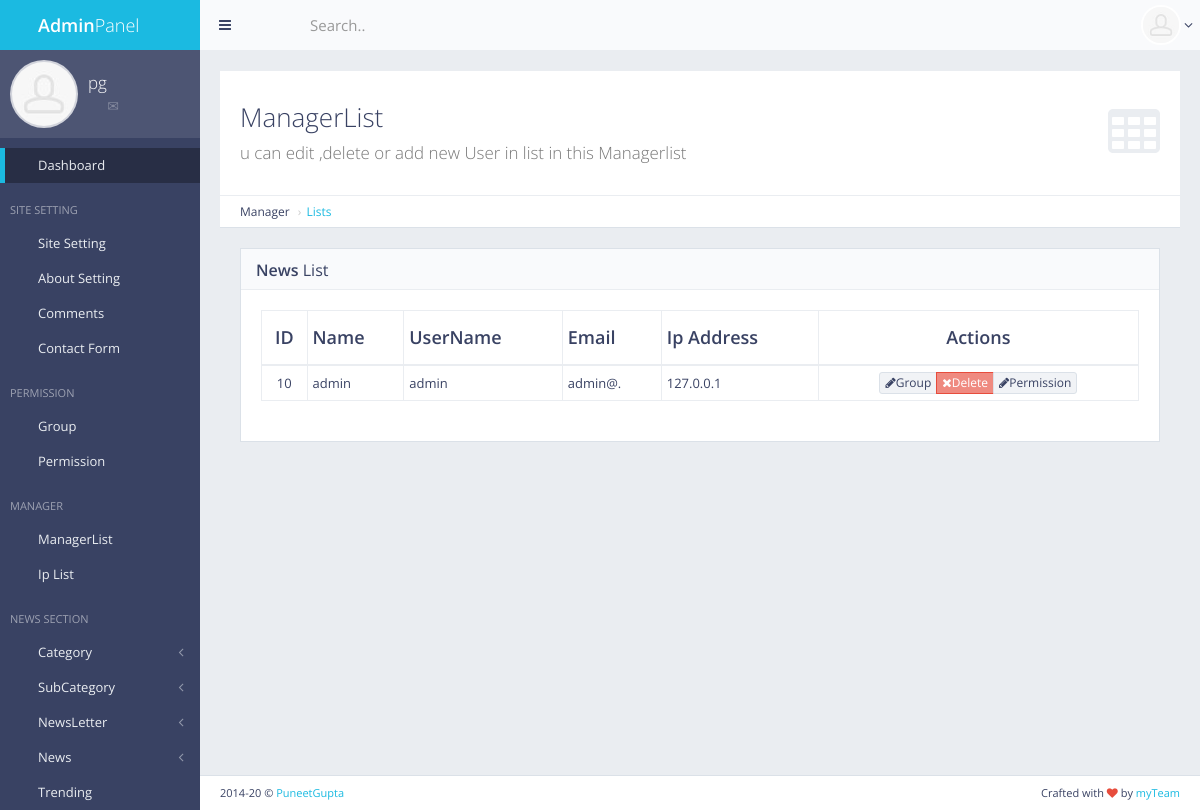
The page /panel/manager/list/ (signed in) on the database its author committed.
### manager/models.py (models this page shows, shortened)
class Manager(models.Model):
    name = models.CharField(default="",max_length=200)
    u_name = models.CharField(default="",max_length=100)
    e_mail = models.TextField()
    user_ip = models.CharField(max_length=15,default="")
    user_ip = models.TextField(default="")

### manager/views.py (the view)
# urls.py: url(r'^panel/manager/list/$', views.manager_list, name='manager_list'),
def manager_list(request):
    if not request.user.is_authenticated:
        return redirect('mylogin')
    perm = 0
    for i in request.user.groups.all():
        if i.name == 'masteruser':
            perm = 1
    if perm == 0:
        error_msg = "Access Denied !"
        return render(request,'back/error.html',{'error':error_msg})
    man_list = Manager.objects.all()
    return render(request,'back/manager_list.html',{'managerlist':man_list})

### main/templatetags/extra_auth.py (called while the page is built)
@register.filter(name = "has_group")
def has_group(user,gname):
    return user.groups.filter(name=gname).exists()

### main/templates/back/manager_list.html (shortened to what this page needs)
{% extends 'back/master.html' %}
{% load static %}
{% block mainblock %}
<div id="page-content">
    <div class="content-header">
        <div class="header-section">
            <h1>
                <i class="fa fa-table"></i>ManagerList<br><small>u can edit ,delete or add new User in list in this
                    Managerlist</small>
            </h1>
        </div>
    </div>
    <ul class="breadcrumb breadcrumb-top">
        <li>Manager</li>
        <li><a href="/panel/manager/list">Lists</a></li>
    </ul>
    <div class="block full">
        <div class="block-title">
            <h2><strong>News</strong> List</h2>
        </div>
        <div class="table-responsive">
            <table id="example-datatable" class="table table-vcenter table-condensed table-bordered">
                <thead>
                    <tr>
                        <th class="text-center">ID</th>
                        <th>Name</th>
                        <th>UserName</th>
                        <th>Email</th>
                        <th>Ip Address</th>
                        <th class="text-center">Actions</th>
                    </tr>
                </thead>
                <tbody>
                    {% for c in managerlist %}
                    <tr>
                        <td class="text-center">{{c.pk}}</td>
                        <td>{{c.name}}</td>
                        <td>{{c.u_name}}</td>
                        <td>{{c.e_mail}}</td>
                        <td>{{c.user_ip}}</td>
                        <td class="text-center">
                            <div class="btn-group">
                                <a href="{%url 'users_groups' pk=c.pk %}" data-toggle="tooltip" title="Edit"
                                    class="btn btn-xs btn-default"><i class="fa fa-pencil"></i>Group</a>
                                <a href="{%url 'manager_del' pk=c.pk %}" data-toggle="tooltip" title="Delete"
                                    class="btn btn-xs btn-danger"><i class="fa fa-times"></i>Delete</a>
                                <a href="{%url 'users_perms' pk=c.pk %}" data-toggle="tooltip" title="Permission"
                                    class="btn btn-xs btn-default"><i class="fa fa-pencil"></i>Permission</a>
                            </div>
                        </td>
                    </tr>
                    {% endfor %}
                </tbody>
            </table>
        </div>
    </div>
</div>
{% endblock %}

### main/templates/back/master.html (shortened to what this page needs)
<!DOCTYPE html>
{% load static %}
{% load extra_auth %}
{% if user.is_authenticated %}
<html class="no-js" lang="en">
<head>
    <link rel="stylesheet" href="{%static 'back/css/bootstrap.min.css'%}">
    <link rel="stylesheet" href="{%static 'back/css/plugins.css'%}">
    <link rel="stylesheet" href="{%static 'back/css/main.css'%}">
    <link rel="stylesheet" href="{%static 'back/css/themes.css'%}">
    <link rel="stylesheet" type="text/css" href="{%static 'front/css/myfile.css'%}">
</head>
<body>
    <div id="page-wrapper">
        <div id="page-container" class="sidebar-partial sidebar-visible-lg sidebar-no-animations">
            <div id="sidebar">
                <div id="sidebar-scroll">
                    <div class="sidebar-content">
                        <a href="/panel" class="sidebar-brand">
                            <i class="gi gi-flash"></i><span
                                class="sidebar-nav-mini-hide"><strong>Admin</strong>Panel</span>
                        </a>
                        <div class="sidebar-section sidebar-user clearfix sidebar-nav-mini-hide">
                            <div class="sidebar-user-avatar">
                                <a href="page_ready_user_profile.html">
                                    <img src="img/placeholders/avatars/avatar2.jpg" alt="avatar">
                                </a>
                            </div>
                            <div class="sidebar-user-name">{{request.user}}</div>
                            <div class="sidebar-user-links">
                                <a href="page_ready_user_profile.html" data-toggle="tooltip" data-placement="bottom"
                                    title="Profile"><i class="gi gi-user"></i></a>
                                <a href="page_ready_inbox.html" data-toggle="tooltip" data-placement="bottom"
                                    title="Messages"><i class="gi gi-envelope"></i></a>
                                <a href="/panel/change/pass" class="enable-tooltip" data-placement="bottom"
                                    title="Reset Password"><i class="gi gi-cogwheel"></i></a>
                                <a href="/logout" data-toggle="tooltip" data-placement="bottom" title="Logout"><i
                                        class="gi gi-exit"></i></a>
                            </div>
                        </div>
                        <ul class="sidebar-nav" data-toggle="tooltip">
                            {% if perms.main.master_user %}
                            <li>
                                <a href="/panel" class=" active"><i class="gi gi-stopwatch sidebar-nav-icon"></i><span
                                        class="sidebar-nav-mini-hide">Dashboard</span></a>
                            </li>
                            {% endif %}
                            {% if request.user|has_group:"masteruser" %}
                            <li class="sidebar-header">
                                <span class="sidebar-header-options clearfix"><a href="/panel/setting/"
                                        data-toggle="tooltip" title="Quick Settings"><i
                                            class="gi gi-settings"></i></a></span>
                                <span class="sidebar-header-title">site Setting</span>
                            </li>
                            <li>
                                <a href="/panel/setting/"><i
                                        class="gi gi-show_big_thumbnails sidebar-nav-icon"></i><span
                                        class="sidebar-nav-mini-hide">Site Setting</span></a>
                                <a href="/panel/about/setting/"><i
                                        class="gi gi-show_big_thumbnails sidebar-nav-icon"></i><span
                                        class="sidebar-nav-mini-hide">About Setting</span></a>
                                <a href="/panel/comments/list"><i
                                        class="gi gi-show_big_thumbnails sidebar-nav-icon"></i><span
                                        class="sidebar-nav-mini-hide">Comments</span></a>
                                <a href="/panel/contactform/"><i
                                        class="gi gi-show_big_thumbnails sidebar-nav-icon"></i><span
                                        class="sidebar-nav-mini-hide">Contact Form</span></a>
                            </li>
                            <li class="sidebar-header">
                                <span class="sidebar-header-title">Permission</span>
                            </li>
                            <li>
                            <li>
                                <a href="/panel/manager/group"><i
                                        class="gi gi-show_big_thumbnails sidebar-nav-icon"></i><span
                                        class="sidebar-nav-mini-hide">Group</span></a>
                            </li>
                            <li>
                                <a href="/panel/manager/perms"><i
                                        class="gi gi-show_big_thumbnails sidebar-nav-icon"></i><span
                                        class="sidebar-nav-mini-hide">Permission</span></a>
                            </li>
                            <li class="sidebar-header">
                                <span class="sidebar-header-title">Manager</span>
                            </li>
                            <li>
                            <li>
                                <a href="/panel/manager/list"><i
                                        class="gi gi-show_big_thumbnails sidebar-nav-icon"></i><span
                                        class="sidebar-nav-mini-hide">ManagerList</span></a>
                                <a href="/panel/ip/list"><i
                                        class="gi gi-show_big_thumbnails sidebar-nav-icon"></i><span
                                        class="sidebar-nav-mini-hide">Ip List</span></a>
                            </li>
                            {% endif %}
                            <li class="sidebar-header">
                                <span class="sidebar-header-title">News Section</span>
                            </li>
                            {% if request.user|has_group:"masteruser" %}
                            <li>
                            <li>
                                <a href="#" class="sidebar-nav-menu"><i
                                        class="fa fa-angle-left sidebar-nav-indicator sidebar-nav-mini-hide"></i><i
                                        class="gi gi-show_big_thumbnails sidebar-nav-icon"></i><span
                                        class="sidebar-nav-mini-hide">Category</span></a>
                            </li>
                            <li>
                                <a href="#" class="sidebar-nav-menu"><i
                                        class="fa fa-angle-left sidebar-nav-indicator sidebar-nav-mini-hide"></i><i
                                        class="gi gi-show_big_thumbnails sidebar-nav-icon"></i><span
                                        class="sidebar-nav-mini-hide">SubCategory</span></a>
                            </li>
                            <li>
                                <a href="#" class="sidebar-nav-menu"><i
                                        class="fa fa-angle-left sidebar-nav-indicator sidebar-nav-mini-hide"></i><i
                                        class="gi gi-show_big_thumbnails sidebar-nav-icon"></i><span
                                        class="sidebar-nav-mini-hide">NewsLetter</span></a>
                            </li>
                            {% endif %}
                            <li>
                                <a href="#" class="sidebar-nav-menu"><i
                                        class="fa fa-angle-left sidebar-nav-indicator sidebar-nav-mini-hide"></i><i
                                        class="gi gi-show_big_thumbnails sidebar-nav-icon"></i><span
                                        class="sidebar-nav-mini-hide">News</span></a>
                            </li>
                            {% if request.user|has_group:"masteruser" %}
                            <li>
                                <a href="/panel/trending/add"><i
                                        class="gi gi-show_big_thumbnails sidebar-nav-icon"></i><span
                                        class="sidebar-nav-mini-hide">Trending</span></a>
                            </li>
                            {% endif %}
                        </ul>
                    </div>
                </div>
            </div>
            <div id="main-container">
                <header class="navbar navbar-default">
                    <ul class="nav navbar-nav-custom">
                        <li>
                            <a href="#" onclick="App.sidebar('toggle-sidebar');this.blur();">
                                <i class="fa fa-bars fa-fw"></i>
                            </a>
                        </li>
                        <li class="dropdown">
                            <a href="#" class="dropdown-toggle" data-toggle="dropdown">
                                <i class="gi gi-settings"></i>
                            </a>
                        </li>
                    </ul>
                    <form action="page_ready_search_results.html" method="post" class="navbar-form-custom">
                        <div class="form-group">
                            <input type="text" id="top-search" name="top-search" class="form-control"
                                placeholder="Search..">
                        </div>
                    </form>
                    <ul class="nav navbar-nav-custom pull-right">
                        <li class="dropdown">
                            <a href="#" class="dropdown-toggle" data-toggle="dropdown">
                                <img src="{%static 'back/img/placeholders/avatars/avatar2.jpg' %}"
                                    alt="{{request.user}}"> <i class="fa fa-angle-down"></i>
                            </a>
                        </li>
                    </ul>
                </header>
                <div id="page-content">
                    {% block mainblock %}
                    {%  endblock %}
                </div>
                <footer class="clearfix">
                    <div class="pull-right">
                        Crafted with <i class="fa fa-heart text-danger"></i> by <a href="#" target="_blank">myTeam</a>
                    </div>
                    <div class="pull-left">
                        <span id="year-copy"></span> &copy; <a href="#" target="_blank">PuneetGupta</a>
                    </div>
                </footer>
            </div>
        </div>
    </div>
</body>
</html>
{% else %}
pleasee login
{% endif %}

### rows shown on the page
Manager: pk "10", name "admin", u_name "admin", e_mail "admin@.", user_ip "127.0.0.1"

### other values the page prints
{{ request.user }} "pg"
